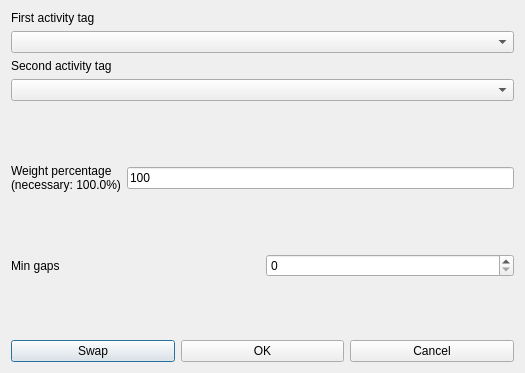
<?xml version="1.0" encoding="UTF-8"?>
<ui version="4.0">
 <class>ModifyConstraintStudentsMinGapsBetweenOrderedPairOfActivityTagsBetweenMorningAndAfternoonForm_template</class>
 <widget class="QDialog" name="ModifyConstraintStudentsMinGapsBetweenOrderedPairOfActivityTagsBetweenMorningAndAfternoonForm_template">
  <property name="geometry">
   <rect>
    <x>0</x>
    <y>0</y>
    <width>525</width>
    <height>373</height>
   </rect>
  </property>
  <property name="windowTitle">
   <string extracomment="This is the title of the dialog to modify a constraint of this type">Modify students min gaps between ordered pair of activity tags between morning and afternoon</string>
  </property>
  <layout class="QVBoxLayout" name="verticalLayout_2">
   <item>
    <layout class="QVBoxLayout" name="verticalLayout">
     <item>
      <widget class="QLabel" name="firstActivityTagTextLabel">
       <property name="frameShape">
        <enum>QFrame::NoFrame</enum>
       </property>
       <property name="frameShadow">
        <enum>QFrame::Plain</enum>
       </property>
       <property name="text">
        <string>First activity tag</string>
       </property>
       <property name="wordWrap">
        <bool>false</bool>
       </property>
      </widget>
     </item>
     <item>
      <widget class="QComboBox" name="firstActivityTagComboBox">
       <property name="editable">
        <bool>false</bool>
       </property>
       <property name="insertPolicy">
        <enum>QComboBox::NoInsert</enum>
       </property>
       <property name="duplicatesEnabled">
        <bool>false</bool>
       </property>
      </widget>
     </item>
     <item>
      <widget class="QLabel" name="secondActivityTagTextLabel">
       <property name="frameShape">
        <enum>QFrame::NoFrame</enum>
       </property>
       <property name="frameShadow">
        <enum>QFrame::Plain</enum>
       </property>
       <property name="text">
        <string>Second activity tag</string>
       </property>
       <property name="wordWrap">
        <bool>false</bool>
       </property>
      </widget>
     </item>
     <item>
      <widget class="QComboBox" name="secondActivityTagComboBox">
       <property name="editable">
        <bool>false</bool>
       </property>
       <property name="insertPolicy">
        <enum>QComboBox::NoInsert</enum>
       </property>
       <property name="duplicatesEnabled">
        <bool>false</bool>
       </property>
      </widget>
     </item>
    </layout>
   </item>
   <item>
    <spacer name="spacer6">
     <property name="orientation">
      <enum>Qt::Vertical</enum>
     </property>
     <property name="sizeType">
      <enum>QSizePolicy::Expanding</enum>
     </property>
     <property name="sizeHint" stdset="0">
      <size>
       <width>20</width>
       <height>20</height>
      </size>
     </property>
    </spacer>
   </item>
   <item>
    <layout class="QHBoxLayout" name="horizontalLayout_2">
     <item>
      <widget class="QLabel" name="weightTextLabel">
       <property name="frameShape">
        <enum>QFrame::NoFrame</enum>
       </property>
       <property name="frameShadow">
        <enum>QFrame::Plain</enum>
       </property>
       <property name="text">
        <string>Weight percentage
(necessary: 100.0%)</string>
       </property>
       <property name="wordWrap">
        <bool>false</bool>
       </property>
      </widget>
     </item>
     <item>
      <widget class="QLineEdit" name="weightLineEdit">
       <property name="text">
        <string notr="true">100</string>
       </property>
      </widget>
     </item>
    </layout>
   </item>
   <item>
    <spacer name="verticalSpacer">
     <property name="orientation">
      <enum>Qt::Vertical</enum>
     </property>
     <property name="sizeHint" stdset="0">
      <size>
       <width>20</width>
       <height>25</height>
      </size>
     </property>
    </spacer>
   </item>
   <item>
    <layout class="QHBoxLayout" name="horizontalLayout">
     <item>
      <widget class="QLabel" name="minGapsTextLabel">
       <property name="frameShape">
        <enum>QFrame::NoFrame</enum>
       </property>
       <property name="frameShadow">
        <enum>QFrame::Plain</enum>
       </property>
       <property name="text">
        <string>Min gaps</string>
       </property>
       <property name="wordWrap">
        <bool>false</bool>
       </property>
      </widget>
     </item>
     <item>
      <widget class="QSpinBox" name="minGapsSpinBox"/>
     </item>
    </layout>
   </item>
   <item>
    <spacer name="verticalSpacer_2">
     <property name="orientation">
      <enum>Qt::Vertical</enum>
     </property>
     <property name="sizeHint" stdset="0">
      <size>
       <width>20</width>
       <height>26</height>
      </size>
     </property>
    </spacer>
   </item>
   <item>
    <layout class="QHBoxLayout">
     <item>
      <widget class="QPushButton" name="swapPushButton">
       <property name="text">
        <string comment="Interchange (swap) the two selected activity tags in the dialog">Swap</string>
       </property>
      </widget>
     </item>
     <item>
      <widget class="QPushButton" name="okPushButton">
       <property name="text">
        <string>OK</string>
       </property>
      </widget>
     </item>
     <item>
      <widget class="QPushButton" name="cancelPushButton">
       <property name="text">
        <string>Cancel</string>
       </property>
      </widget>
     </item>
    </layout>
   </item>
  </layout>
 </widget>
 <layoutdefault spacing="6" margin="11"/>
 <resources/>
 <connections/>
</ui>
